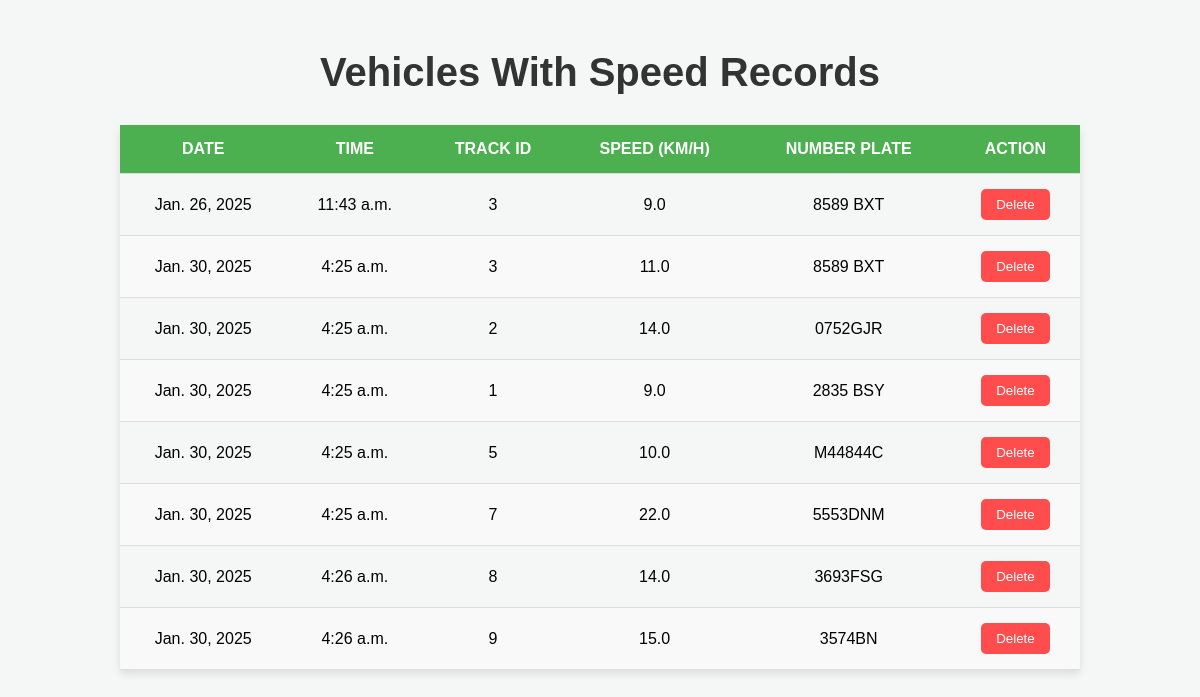
Page /list on the committed database.
### app1/models.py (models this page shows, shortened)
class SpeedRecord(models.Model):
    date = models.DateField(auto_now_add=True)
    time = models.TimeField(auto_now_add=True)
    track_id = models.IntegerField()
    class_name = models.CharField(max_length=255)
    speed = models.FloatField()
    numberplate = models.TextField()

### app1/views.py (the view, shortened to what this page needs)
# urls.py: path('list', views.speed_records, name='speed_records'),  # URL for viewing records
def speed_records(request):
    records = SpeedRecord.objects.all()
    return render(request, 'speed_records.html', {'records': records})

### templates/speed_records.html (shortened to what this page needs)
<!DOCTYPE html>
<html lang="en">
<head>
</head>
<body>
    <div class="container">
        <h1>Vehicles With Speed Records</h1>
        <table>
            <thead>
                <tr>
                    <th>Date</th>
                    <th>Time</th>
                    <th>Track ID</th>
                    <th>Speed (km/h)</th>
                    <th>Number Plate</th>
                    <th>Action</th>
                </tr>
            </thead>
            <tbody>
                {% for record in records %}
                <tr>
                    <td>{{ record.date }}</td>
                    <td>{{ record.time }}</td>
                    <td>{{ record.track_id }}</td>
                    <td>{{ record.speed }}</td>
                    <td>{{ record.numberplate }}</td>
                    <td>
                        <div class="form-container">
                            <form method="POST">
                                <button type="submit" class="btn-delete" onclick="return confirm('Are you sure you want to delete this record?')">Delete</button>
                            </form>
                        </div>
                    </td>
                </tr>
                {% endfor %}
            </tbody>
        </table>
    </div>
</body>
</html>

### templates/speed_records.html (style rules this page uses)
body { font-family: 'Arial', sans-serif; background-color: #f4f7f6; margin: 0; padding: 0; }
h1 { text-align: center; margin-top: 30px; font-size: 2.5rem; color: #333; }
.container { width: 80%; margin: 0 auto; padding: 20px; }
table { width: 100%; margin-top: 30px; border-collapse: collapse; box-shadow: 0 4px 8px rgba(0, 0, 0, 0.1); }
th, td { padding: 15px; text-align: center; font-size: 1rem; border-bottom: 1px solid #ddd; }
th { background-color: #4CAF50; color: white; text-transform: uppercase; }
tr:nth-child(even) { background-color: #f9f9f9; }
.btn-delete { background-color: #ff4d4d; color: white; border: none; padding: 8px 15px; border-radius: 5px; cursor: pointer; transition: background-color 0.3s ease; }
.form-container { display: inline-block; margin: 0; }

### rows in the picture
SpeedRecord: date "Jan. 26, 2025", time "11:43 a.m.", track_id "3", speed "9.0", numberplate "8589 BXT"
SpeedRecord: date "Jan. 30, 2025", time "4:25 a.m.", track_id "3", speed "11.0", numberplate "8589 BXT"
SpeedRecord: date "Jan. 30, 2025", time "4:25 a.m.", track_id "2", speed "14.0", numberplate "0752GJR"
SpeedRecord: date "Jan. 30, 2025", time "4:25 a.m.", track_id "1", speed "9.0", numberplate "2835 BSY"
SpeedRecord: date "Jan. 30, 2025", time "4:25 a.m.", track_id "5", speed "10.0", numberplate "M44844C"
SpeedRecord: date "Jan. 30, 2025", time "4:25 a.m.", track_id "7", speed "22.0", numberplate "5553DNM"
SpeedRecord: date "Jan. 30, 2025", time "4:26 a.m.", track_id "8", speed "14.0", numberplate "3693FSG"
SpeedRecord: date "Jan. 30, 2025", time "4:26 a.m.", track_id "9", speed "15.0", numberplate "3574BN"
